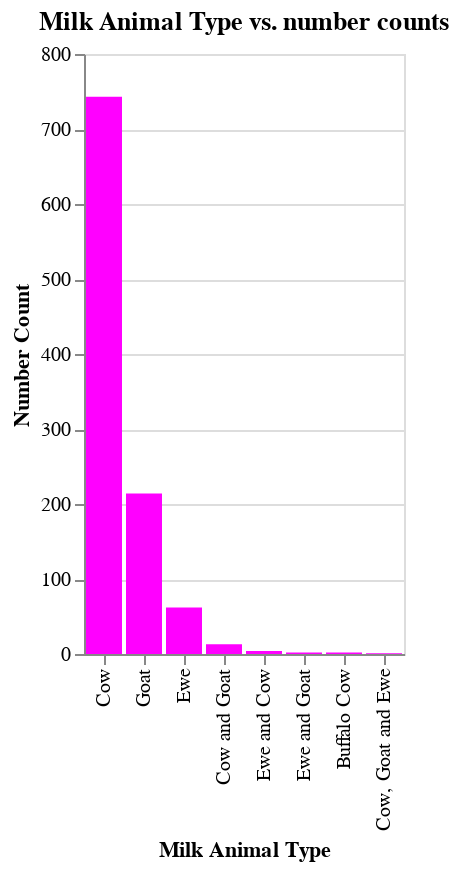

The notebook cell this image was saved under:
### Code cell
#Figure 4:Milk animal type number counts 
plot_chart4 = plot_value_counts(cheese_df, 'MilkTypeEn', color='magenta', title="Milk Animal Type vs. number counts",
                               x_title='Milk Animal Type')
plot_chart4

### Figure 1 — Vega-Lite specification as saved in the notebook (floating-point values rounded to 4 significant figures)
{"config": {"view": {"continuousWidth": 400, "continuousHeight": 300}}, "data": {"name": "data-f6517b94df26f71c4e0014f244e28303"}, "mark": {"type": "bar", "color": "magenta"}, "encoding": {"x": {"type": "nominal", "field": "MilkTypeEn", "sort": "-y", "title": "Milk Animal Type"}, "y": {"type": "quantitative", "field": "Count", "title": "Number Count"}}, "title": "Milk Animal Type vs. number counts", "$schema": "https://vega.github.io/schema/vega-lite/v4.8.1.json", "datasets": {"data-f6517b94df26f71c4e0014f244e28303": [{"MilkTypeEn": "Cow", "Count": 743}, {"MilkTypeEn": "Goat", "Count": 214}, {"MilkTypeEn": "Ewe", "Count": 62}, {"MilkTypeEn": "Cow and Goat", "Count": 13}, {"MilkTypeEn": "Ewe and Cow", "Count": 4}, {"MilkTypeEn": "Ewe and Goat", "Count": 2}, {"MilkTypeEn": "Buffalo Cow", "Count": 2}, {"MilkTypeEn": "Cow, Goat and Ewe", "Count": 1}]}}
